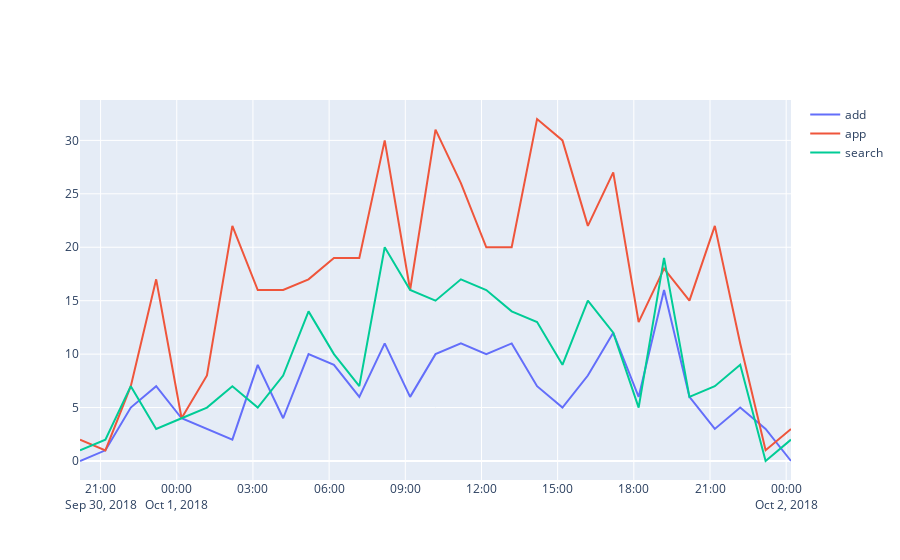

This figure's notebook cell:
### Code cell
vdf2=vdf.groupby(['referrer','about_time'])['user_id'].count().unstack(level='referrer').fillna(0).reset_index()
data=[plotly.graph_objs.Scatter(x=vdf2['about_time'],y=vdf2['ad'],name='add'),
     plotly.graph_objs.Scatter(x=vdf2['about_time'],y=vdf2['app'],name='app'),
     plotly.graph_objs.Scatter(x=vdf2['about_time'],y=vdf2['search'],name='search')]
fig=plotly.graph_objs.Figure(data=data)
fig.show()
